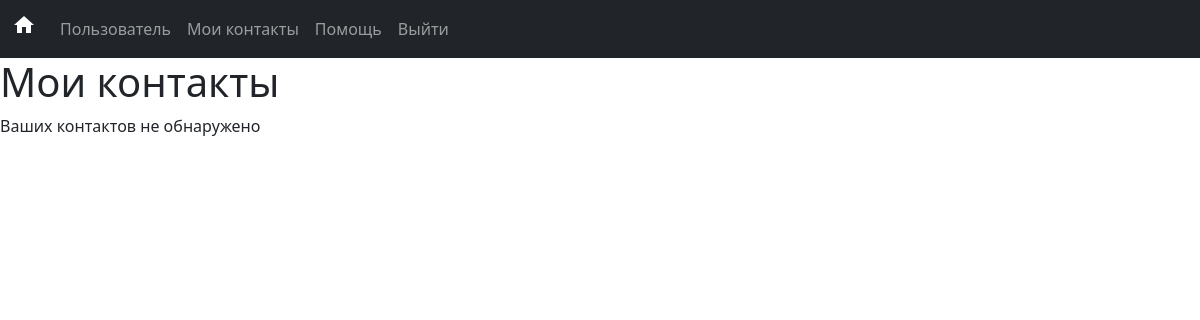
The page /contacts (signed in) on the database as committed earlier.
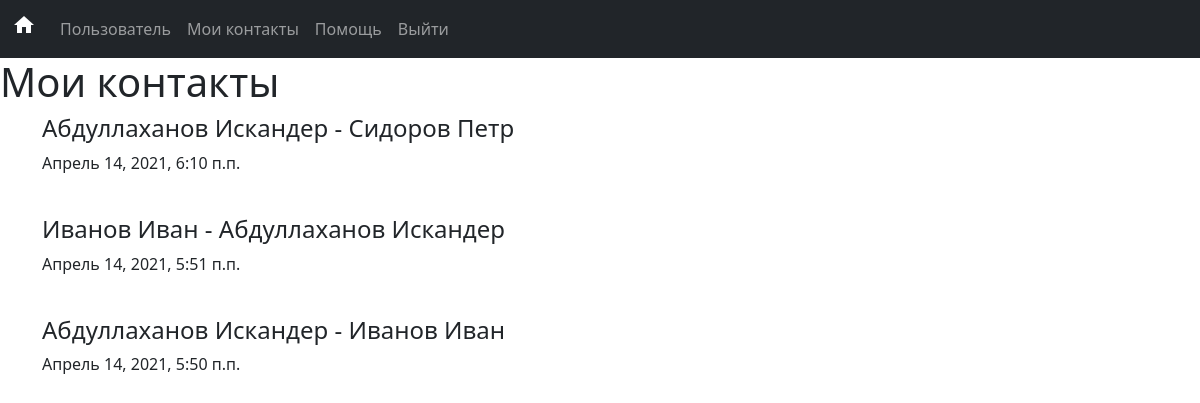
The same page on the database as committed later.
### main/models.py (models this page shows, shortened)
class Contact(models.Model):
	first_user = models.ForeignKey(User, on_delete=models.CASCADE, related_name='+')
	second_user = models.ForeignKey(User, on_delete=models.CASCADE,  related_name='+')
	date = models.DateTimeField()
	class Meta:
		ordering = ('-date', )
		verbose_name = 'контакт'
		verbose_name_plural = 'контакты'

### main/views.py (the view)
# urls.py: path('contacts', views.contacts, name='contacts'),
def contacts(request):
	if not can_i_let_him_in(request):
		return redirect('login')
	user = request.user
	contact_list =  Contact.objects.all()
	if user.is_staff:
		return render(request, 'contacts.html', {'contacts' : contact_list, 'empty' : len(contact_list) == 0})
	our_contact_list = []
	for contact in contact_list:
		if contact.first_user.username == user.username or contact.second_user.username == user.username:
			our_contact_list.append(contact)
	return render(request, 'contacts.html', {'contacts' : our_contact_list, 'empty' : len(our_contact_list) == 0})

### main/views.py (called while the page is built)
def can_i_let_him_in(request):
	return (request.user.is_authenticated and not request.user.is_superuser)

### main/templates/contacts.html (shortened to what this page needs)
{% extends 'base.html' %}
{% block content %}
	<h1>
		{% if request.user.is_staff %}
			Контакты сотрудников
		{% else %}
			Мои контакты
		{% endif %}
	</h1>
	{% if not empty %}
		<div class="container">
			{% for contact in contacts %}
				{% if request.user.is_staff %}
					<h4 class="fw=bold"><a href="{% url 'info_about_person' contact.first_user.id %}">{{contact.first_user.last_name}}  {{contact.first_user.first_name}}</a> - <a href="{% url 'info_about_person' contact.second_user.id %}">{{contact.second_user.last_name}} {{contact.second_user.first_name}}</a></h4>
				{% else %}
					<h4 class="fw=bold">{{contact.first_user.last_name}} {{contact.first_user.first_name}} - {{contact.second_user.last_name}} {{contact.second_user.first_name}}</h4>
				{% endif %}
				<p>{{contact.date}}</p>
				<br>
			{% endfor %}
		</div>
	{% else %}
		<p>
		{% if request.user.is_staff %}
			Контактов сотрудников не обнаружено
		{% else %}
			Ваших контактов не обнаружено
		{% endif %}
		</p>
	{% endif %}
{% endblock %}

Rows that differ between the two databases and show on the page:
added Contact: first_user.last_name "Абдуллаханов", first_user.first_name "Искандер", second_user.last_name "Сидоров", second_user.first_name "Петр", date "Апрель 14, 2021, 6:10 п.п."
added Contact: first_user.last_name "Иванов", first_user.first_name "Иван", second_user.last_name "Абдуллаханов", second_user.first_name "Искандер", date "Апрель 14, 2021, 5:51 п.п."
added Contact: first_user.last_name "Абдуллаханов", first_user.first_name "Искандер", second_user.last_name "Иванов", second_user.first_name "Иван", date "Апрель 14, 2021, 5:50 п.п."
Other text that changed with them:
text no longer shown: "Ваших контактов не обнаружено"
